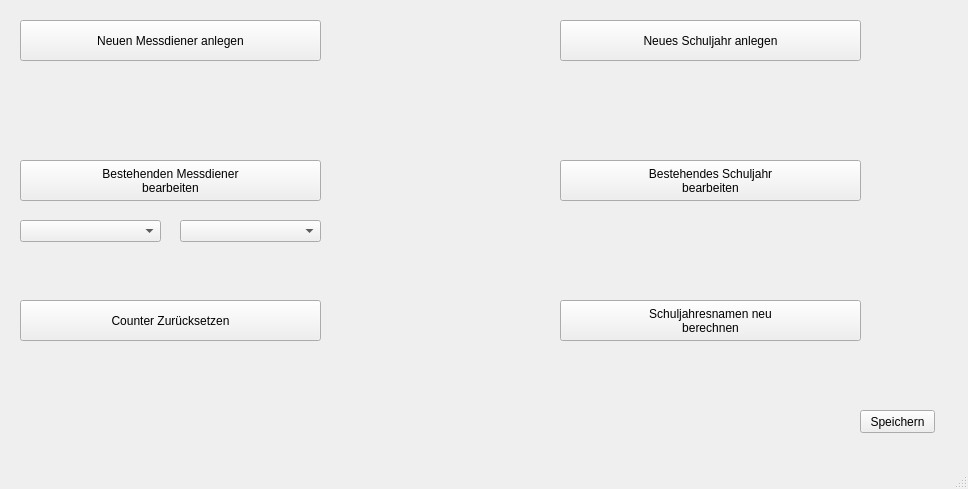
<?xml version="1.0" encoding="UTF-8"?>
<ui version="4.0">
 <class>ChurchServer_Window</class>
 <widget class="QMainWindow" name="ChurchServer_Window">
  <property name="geometry">
   <rect>
    <x>0</x>
    <y>0</y>
    <width>968</width>
    <height>489</height>
   </rect>
  </property>
  <property name="windowTitle">
   <string>Messdiener und Schuljahre verwalten</string>
  </property>
  <widget class="QWidget" name="centralwidget">
   <widget class="QPushButton" name="pushButton_save">
    <property name="geometry">
     <rect>
      <x>860</x>
      <y>410</y>
      <width>75</width>
      <height>23</height>
     </rect>
    </property>
    <property name="text">
     <string>Speichern</string>
    </property>
   </widget>
   <widget class="QPushButton" name="push_button_new_churchserver">
    <property name="enabled">
     <bool>true</bool>
    </property>
    <property name="geometry">
     <rect>
      <x>20</x>
      <y>20</y>
      <width>301</width>
      <height>41</height>
     </rect>
    </property>
    <property name="text">
     <string>Neuen Messdiener anlegen</string>
    </property>
   </widget>
   <widget class="QPushButton" name="push_button_modify_churchserver">
    <property name="enabled">
     <bool>true</bool>
    </property>
    <property name="geometry">
     <rect>
      <x>20</x>
      <y>160</y>
      <width>301</width>
      <height>41</height>
     </rect>
    </property>
    <property name="text">
     <string>Bestehenden Messdiener
bearbeiten</string>
    </property>
   </widget>
   <widget class="QComboBox" name="comboBox_Grades">
    <property name="geometry">
     <rect>
      <x>20</x>
      <y>220</y>
      <width>141</width>
      <height>22</height>
     </rect>
    </property>
    <property name="insertPolicy">
     <enum>QComboBox::InsertAlphabetically</enum>
    </property>
   </widget>
   <widget class="QComboBox" name="comboBox_Churchservers">
    <property name="geometry">
     <rect>
      <x>180</x>
      <y>220</y>
      <width>141</width>
      <height>22</height>
     </rect>
    </property>
    <property name="insertPolicy">
     <enum>QComboBox::InsertAlphabetically</enum>
    </property>
   </widget>
   <widget class="QPushButton" name="push_button_modify_churchgroup">
    <property name="enabled">
     <bool>true</bool>
    </property>
    <property name="geometry">
     <rect>
      <x>560</x>
      <y>160</y>
      <width>301</width>
      <height>41</height>
     </rect>
    </property>
    <property name="text">
     <string>Bestehendes Schuljahr
bearbeiten</string>
    </property>
   </widget>
   <widget class="QPushButton" name="push_button_new_churchgroup">
    <property name="enabled">
     <bool>true</bool>
    </property>
    <property name="geometry">
     <rect>
      <x>560</x>
      <y>20</y>
      <width>301</width>
      <height>41</height>
     </rect>
    </property>
    <property name="text">
     <string>Neues Schuljahr anlegen</string>
    </property>
   </widget>
   <widget class="QPushButton" name="push_button_recalculate_names">
    <property name="enabled">
     <bool>true</bool>
    </property>
    <property name="geometry">
     <rect>
      <x>560</x>
      <y>300</y>
      <width>301</width>
      <height>41</height>
     </rect>
    </property>
    <property name="text">
     <string>Schuljahresnamen neu 
berechnen</string>
    </property>
   </widget>
   <widget class="QPushButton" name="push_button_reset_counter">
    <property name="enabled">
     <bool>true</bool>
    </property>
    <property name="geometry">
     <rect>
      <x>20</x>
      <y>300</y>
      <width>301</width>
      <height>41</height>
     </rect>
    </property>
    <property name="text">
     <string>Counter Zurücksetzen</string>
    </property>
   </widget>
  </widget>
  <widget class="QStatusBar" name="statusbar"/>
 </widget>
 <resources/>
 <connections/>
</ui>
